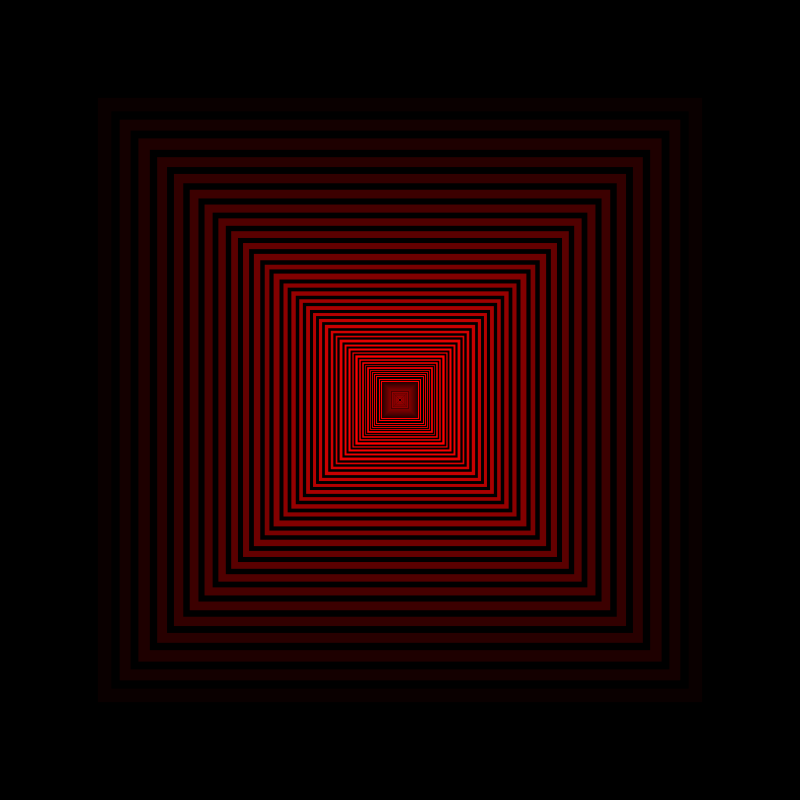
Frame 1 (no input)
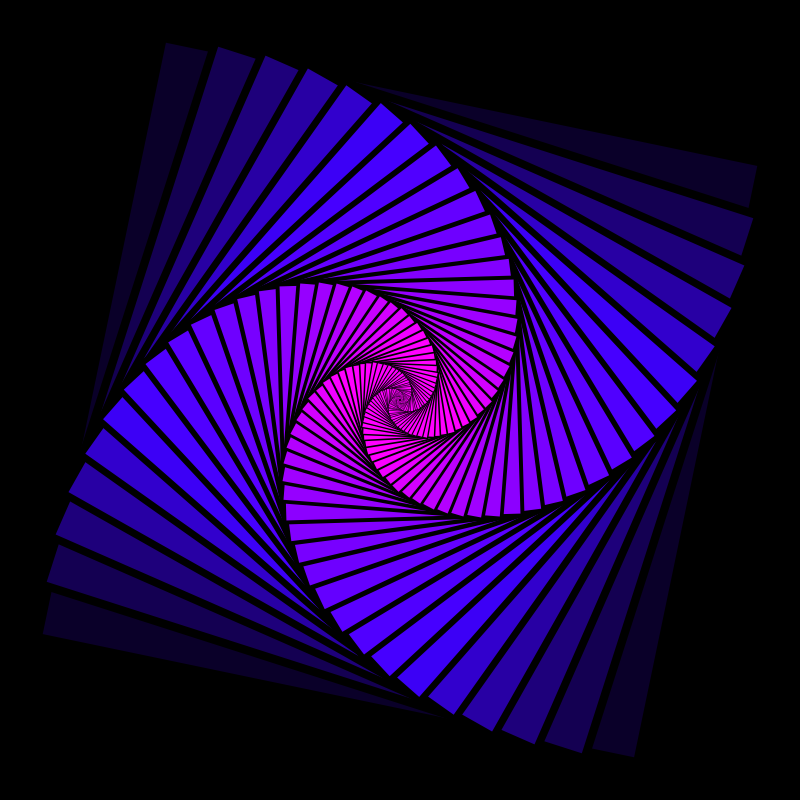
Frame 60 (the mouse pressed at the canvas centre just before this capture)
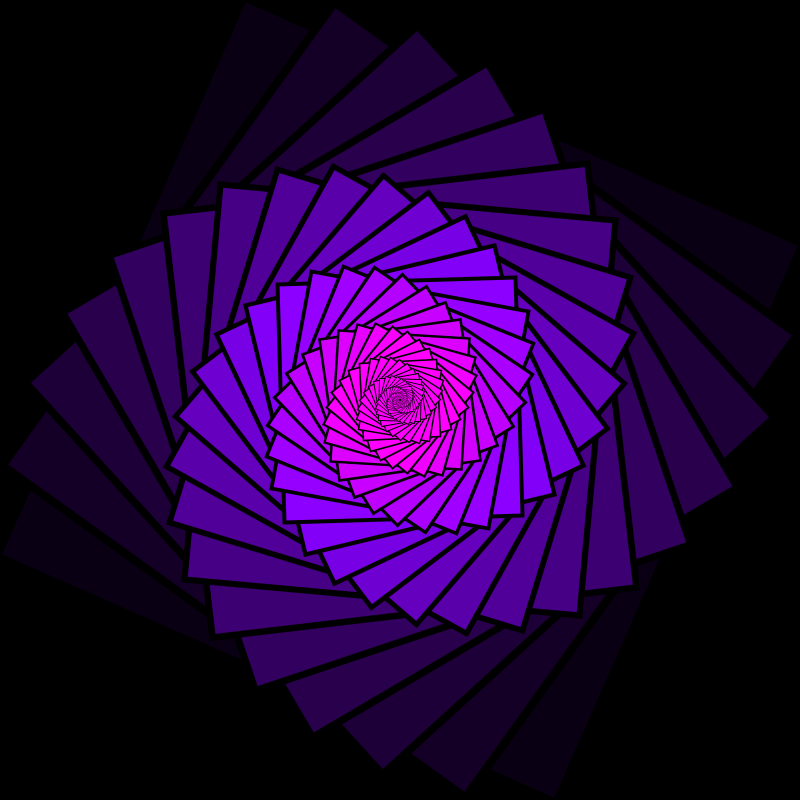
Frame 120 (the mouse held since frame 60 and released just before this capture)

The Processing sketch that drew these frames (run headless with seeded random() and noise(); from frame 60 on, the mouse is pressed at the canvas centre):

// Processing sketch: sketch_2_dynamic_draw
// ── sketch_2_dynamic_draw.pde
float angle;

  int red = 0;
  int green = 0;
  int blue = 0;
  boolean increaseBlue = true;
  
void setup() {
  size(800,800);
  rectMode(CENTER);
  strokeWeight(10);
}

void draw(){ 
  background(0);
  //positionnement de la spirale
  translate(width/2, height/2);
  int rectSize = 700;
  int numberOfRect = 100;
  int ratio = rectSize/numberOfRect;

  // set colors
 for(int i=0; i<numberOfRect; i++){
      //variation couleurs;
      fill(i * 10, 0, blue * i);
      //échelle du carré
      rotate(radians(angle));
      scale(0.94);
      rect(0,0,rectSize- ratio * i,rectSize- ratio * i);
 }
 delay(25);
 
 // si la valeur de increaseBlue = true , augmenter valeur du bleu de 1
   if(increaseBlue){
   blue ++;
   }
 // si la valeur de increaseBlue = false , diminuer valeur du bleu de 1
   else if(!increaseBlue){
   blue --;
   }
 
 // si la valeur du bleue égal 50 ou 0, inverser la valeur de increaseBlue
   if(blue == 50 || blue == 0){
   increaseBlue = !increaseBlue;
   }
   angle+=0.1;
}

void keyPressed(){
  println(key);
  if(key== 'p'){
     save("image.png");
     println("imprimer");
  }
}
